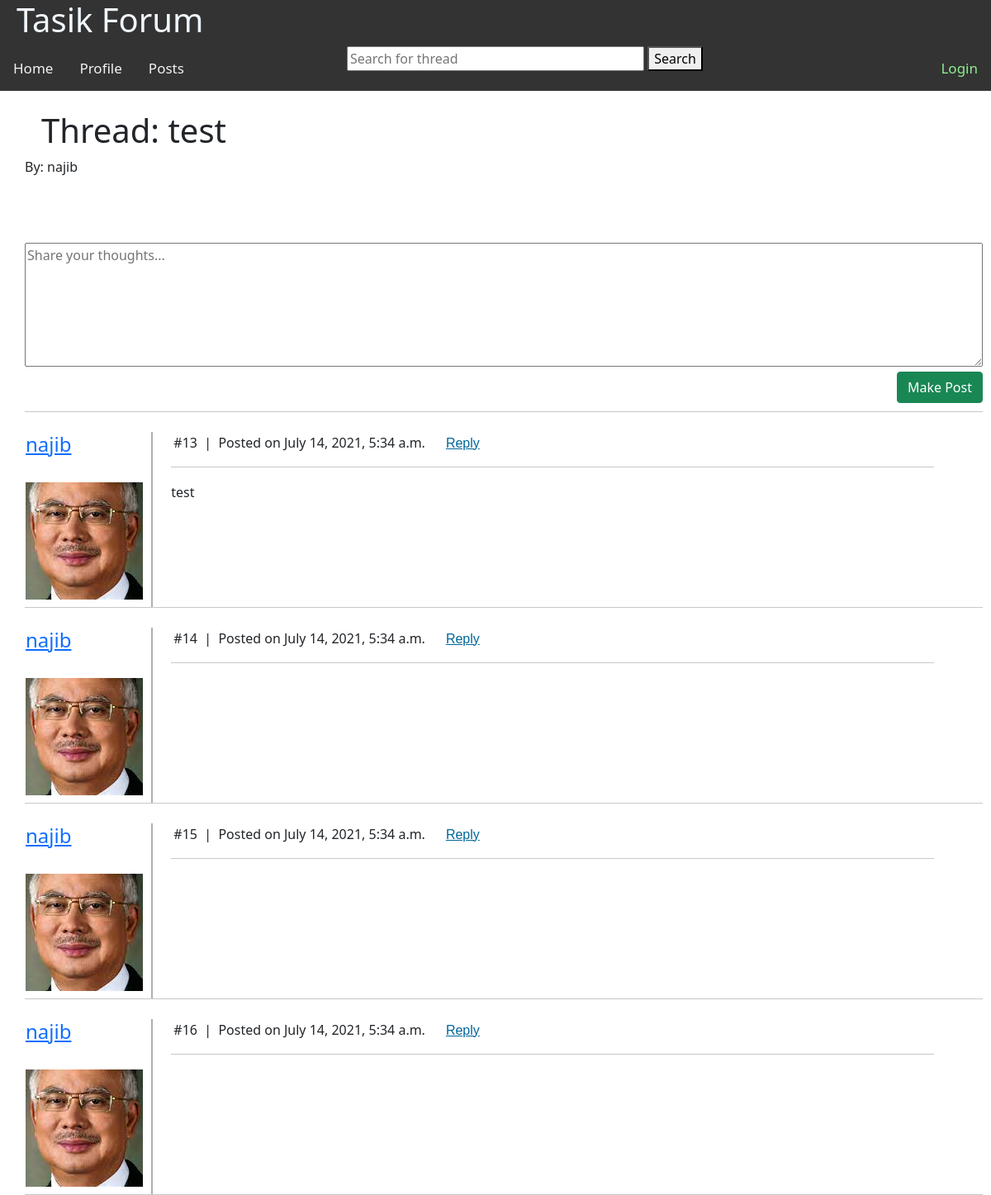
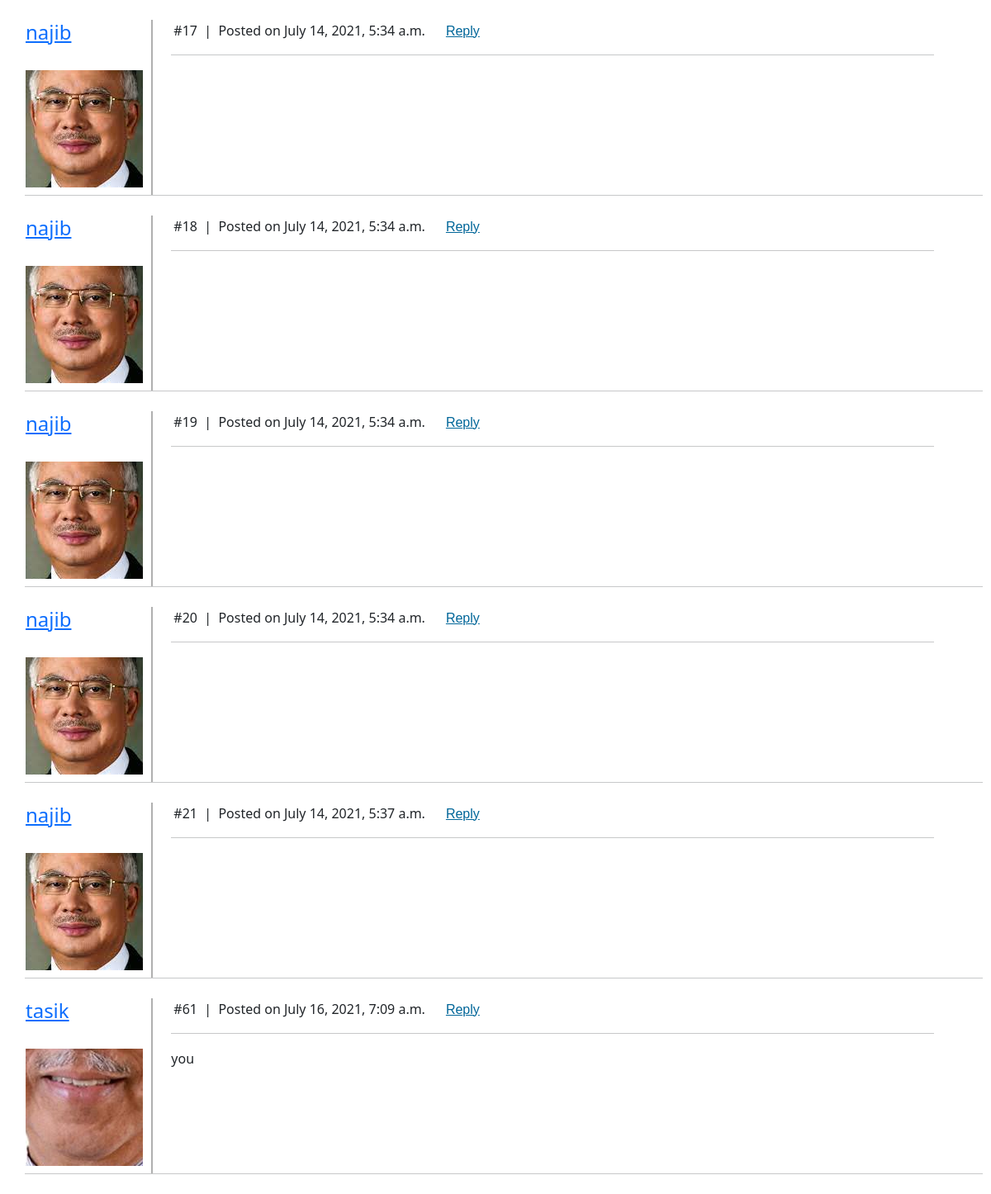
The page /threads/4 on the database its author committed (2 pictures, top to bottom).
### main/models.py (models this page shows, shortened)
class Thread(models.Model):
    user = models.ForeignKey(User, on_delete=models.CASCADE, related_name="thread", null=True)
    name = models.CharField(max_length=200)
    created_at = models.DateTimeField(auto_now_add=True, null=True)
    edited_at = models.DateTimeField(auto_now=True, null=True)
    post_count = models.IntegerField(default=0)

class Post(models.Model):
    user = models.ForeignKey(User, on_delete=models.CASCADE, related_name="user", null=True)
    thread = models.ForeignKey(Thread, on_delete=models.CASCADE)
    content = models.TextField(max_length=10000000000000)
    created_at = models.DateTimeField(auto_now_add=True, null=True)
    edit_status = BooleanField(default=False)
    edited_at = models.DateTimeField(auto_now=True, null=True)
    reply = models.CharField(max_length=200, default=False)

class Profile(models.Model):
    user = models.OneToOneField(User, on_delete=models.CASCADE)
    avatar = models.ImageField(default='default.jpg', upload_to='images')

### main/views.py (the view)
# urls.py: path('threads/<int:id>', views.index, name = 'index'),
def index(response,id):
    cont = Thread.objects.get(id=id)
    current_user = response.user
    if response.method == 'POST':
        if response.POST.get("post-submit"):
            txt = response.POST.get("frm-post")
            cont.post_set.create(content=txt, user=current_user)
            cont.post_count = cont.post_set.all().count()
            cont.save()
            return HttpResponseRedirect("/threads/%i" %id)
        elif response.POST.get("delpos"):
            rel = response.POST.get("delpos")
            if current_user == cont.post_set.get(id=rel).user:
                cont.post_set.get(id=rel).delete()
                cont.post_count = cont.post_set.all().count()
                cont.save()
            return HttpResponseRedirect("/threads/%i" %id)
        elif response.POST.get("delthr") and current_user==cont.user:
            cont.delete()
            return redirect("/")
        elif response.POST.get("reply-submit"):
            txt = response.POST.get("frm-reply")
            txt2 = response.POST.get('reply-submit')
            cont.post_set.create(content=txt, user=current_user, reply=txt2)
            cont.post_count = cont.post_set.all().count()
            cont.save()
            return HttpResponseRedirect("/threads/%i" %id)
        elif response.POST.get("edit-submit"):
            rel = response.POST.get("edit-submit")
            if current_user == cont.post_set.get(id=rel).user:
                txt = response.POST.get("frm-edit")
                t = cont.post_set.get(id=rel)
                t.content = txt
                t.edit_status = True
                t.save()
                cont.save()
            return HttpResponseRedirect("/threads/%i" %id)
        else:
            return HttpResponseRedirect("/threads/%i" %id)
    else:
        return render(response, 'main/thread.html', {"cont":cont,"current_user":current_user,"user_inst":User})

### main/templates/main/thread.html (shortened to what this page needs)
{% extends 'main/base.html' %}
{% block topnav %}
<a href="/userposts/{{current_user}}" style="float: left;">Posts</a>
{% endblock %}
{% block content %}
<br>
<h1 style="padding-left:20px;">
    Thread: {{cont.name}}
</h1>
<p>By: {{cont.user}}</p>
<br><br>
<form id="post-form" method="POST" action="" style="display: block;">
    <textarea style="width: 100%;" id="frm-post" name="frm-post" rows="6" placeholder="Share your thoughts..."></textarea>
    <br>
    <button style="float: right;" type="submit" name="post-submit" value="post-submit" class="btn btn-success">Make Post</button>
</form>
<br><br>
<div>
    <div>
    {% for td in cont.post_set.all %}
        <table id="{{td.id}}">
            <hr class="mt-0 mb-4">
                <tr>
                    <td class="post_td_left">
                        <h4><a href="/userposts/{{td.user}}">{{td.user}}</a></h4>
                    </td>
                    <td class="post_td_right">
                        <p style="padding-left: 3px;">
                            #{{td.id}}&nbsp;&nbsp;|&nbsp;&nbsp;Posted on {{td.created_at}}
                        <button value="{{td.id}}" onclick="reply_post(this.value)" class="link-button">Reply</button>
                        </p>
                        <hr>
                    </td>
                </tr>
                <tr>
                    <td class="post_td_left">
                        <div><img src="{{ td.user.profile.avatar.url }}" class="post-pic"/></div>
                    </td>
                    <td class="post_td_right">
                        <p id="text-{{td.id}}">{{ td.content|linebreaksbr }}</p>
                    </td>
                </tr>
        </div>
    </table>
    {% endfor %}
<hr class="mt-0 mb-4">
{% endblock %}

### main/templates/main/base.html (style rules this page uses)
html { scroll-behavior: smooth; }
body { margin: 0; font-family: Arial, Helvetica, sans-serif; overflow: visible; }
.topnav a { float: right; color: #f2f2f2; text-align: center; padding: 14px 16px; text-decoration: none; font-size: 17px; }
table { width: 95%; }
.post_td_left { width: 10%; vertical-align: top; }
.post_td_right { width: 85%; padding-left: 2%; border-left: 2px solid #0000004f; vertical-align: top; }
.link-button { background: none!important; border: none; padding: 0!important; font-family: arial, sans-serif; color: #069; text-decoration: underline; cursor: pointer; }
.post-pic { display: inline-block; width: 150px; height: 150px; object-fit: none; background-repeat: no-repeat; background-position: center center; background-size: cover; padding-bottom: 5%; padding-right: 5%; }

### rows shown on the page
Thread: name "test", user "najib"
Post: user "najib", id "13", created_at "July 14, 2021, 5:34 a.m.", user.profile.avatar (picture), content "test"
Post: user "najib", id "14", created_at "July 14, 2021, 5:34 a.m.", user.profile.avatar (picture)
Post: user "najib", id "15", created_at "July 14, 2021, 5:34 a.m.", user.profile.avatar (picture)
Post: user "najib", id "16", created_at "July 14, 2021, 5:34 a.m.", user.profile.avatar (picture)
Post: user "najib", id "17", created_at "July 14, 2021, 5:34 a.m.", user.profile.avatar (picture)
Post: user "najib", id "18", created_at "July 14, 2021, 5:34 a.m.", user.profile.avatar (picture)
Post: user "najib", id "19", created_at "July 14, 2021, 5:34 a.m.", user.profile.avatar (picture)
Post: user "najib", id "20", created_at "July 14, 2021, 5:34 a.m.", user.profile.avatar (picture)
Post: user "najib", id "21", created_at "July 14, 2021, 5:37 a.m.", user.profile.avatar (picture)
Post: user "tasik", id "61", created_at "July 16, 2021, 7:09 a.m.", user.profile.avatar (picture), content "you"
